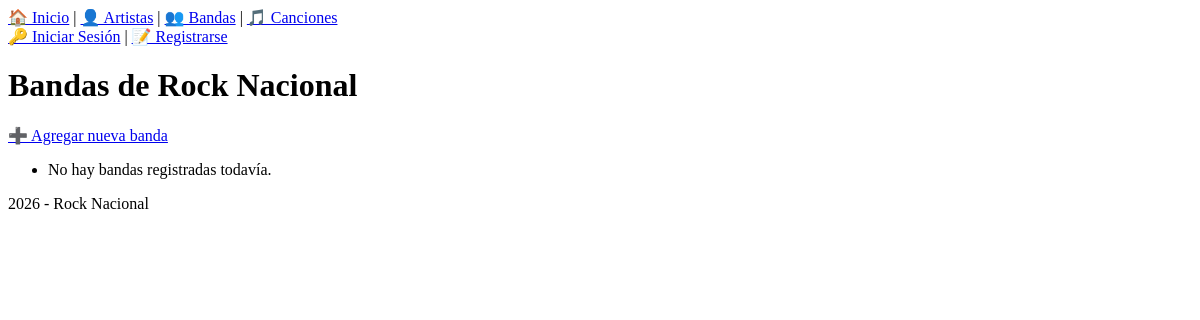
Page /bandas/ on the earlier database version.
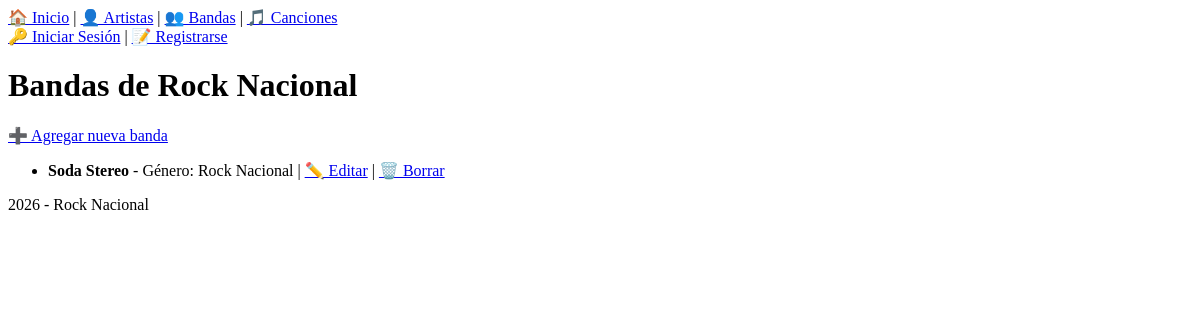
Same page on the later database version.
### mi_app/models.py (models this page shows, shortened)
class Banda(models.Model):
    nombre = models.CharField(max_length=100)
    genero_principal = models.CharField(max_length=50)

### mi_app/views.py (the view)
# urls.py: path('bandas/', BandaListView.as_view(), name='banda_list'),
class BandaListView(ListView):
    model = Banda
    template_name = 'mi_app/banda_list.html'
    context_object_name = 'bandas'

### mi_app/templates/mi_app/banda_list.html (shortened to what this page needs)
{% extends 'mi_app/base.html' %}
{% block content %}
    <h1>Bandas de Rock Nacional</h1>
    <a href="{% url 'banda_create' %}">➕ Agregar nueva banda</a>
    <ul>
        {% for banda in bandas %}
            <li>
                <strong>{{ banda.nombre }}</strong> - Género: {{ banda.genero_principal }}
                | <a href="{% url 'banda_update' banda.id %}">✏️ Editar</a>
                | <a href="{% url 'banda_delete' banda.id %}">🗑️ Borrar</a>
            </li>
        {% empty %}
            <li>No hay bandas registradas todavía.</li>
        {% endfor %}
    </ul>
{% endblock %}

Differences in the rows shown:
added Banda: nombre "Soda Stereo", genero_principal "Rock Nacional"
Other differences:
text no longer shown: "No hay bandas registradas todavía."
